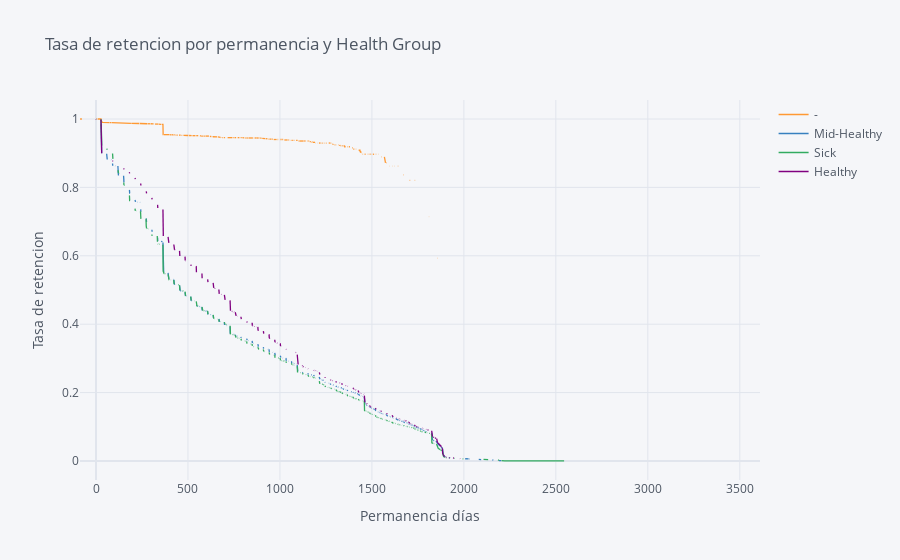

The notebook cell this image was saved under:
### Code cell
# Survival Graphics for Group
rates = survival(total, 'Doctor - Health Group [WF]','tenure' , 'Doctor - Commercial [Batch]')
rates.iplot(kind='line', xTitle='Permanencia días', 
            yTitle='Tasa de retención', title='Tasa de retención por permanencia y Health Group')

### Figure 1 — Plotly figure (JSON) as saved in the notebook; plotly's stock layout.template omitted (floating-point values rounded to 4 significant figures; data arrays with more than 128 entries replaced by an {"elided": "..."} marker saying what was removed)
{"data": [{"line": {"color": "rgba(255, 153, 51, 1.0)", "dash": "solid", "shape": "linear", "width": 1.3}, "mode": "lines", "name": "-", "text": "", "type": "scatter", "x": {"elided": "1721 int values"}, "y": {"elided": "1721 mixed values"}}, {"line": {"color": "rgba(55, 128, 191, 1.0)", "dash": "solid", "shape": "linear", "width": 1.3}, "mode": "lines", "name": "Mid-Healthy", "text": "", "type": "scatter", "x": {"elided": "1721 int values"}, "y": {"elided": "1721 mixed values"}}, {"line": {"color": "rgba(50, 171, 96, 1.0)", "dash": "solid", "shape": "linear", "width": 1.3}, "mode": "lines", "name": "Sick", "text": "", "type": "scatter", "x": {"elided": "1721 int values"}, "y": {"elided": "1721 mixed values"}}, {"line": {"color": "rgba(128, 0, 128, 1.0)", "dash": "solid", "shape": "linear", "width": 1.3}, "mode": "lines", "name": "Healthy", "text": "", "type": "scatter", "x": {"elided": "1721 int values"}, "y": {"elided": "1721 mixed values"}}], "layout": {"legend": {"bgcolor": "#F5F6F9", "font": {"color": "#4D5663"}}, "paper_bgcolor": "#F5F6F9", "plot_bgcolor": "#F5F6F9", "title": {"font": {"color": "#4D5663"}, "text": "Tasa de retencion por permanencia y Health Group"}, "xaxis": {"gridcolor": "#E1E5ED", "showgrid": true, "tickfont": {"color": "#4D5663"}, "title": {"font": {"color": "#4D5663"}, "text": "Permanencia días"}, "zerolinecolor": "#E1E5ED"}, "yaxis": {"gridcolor": "#E1E5ED", "showgrid": true, "tickfont": {"color": "#4D5663"}, "title": {"font": {"color": "#4D5663"}, "text": "Tasa de retencion"}, "zerolinecolor": "#E1E5ED"}}}
